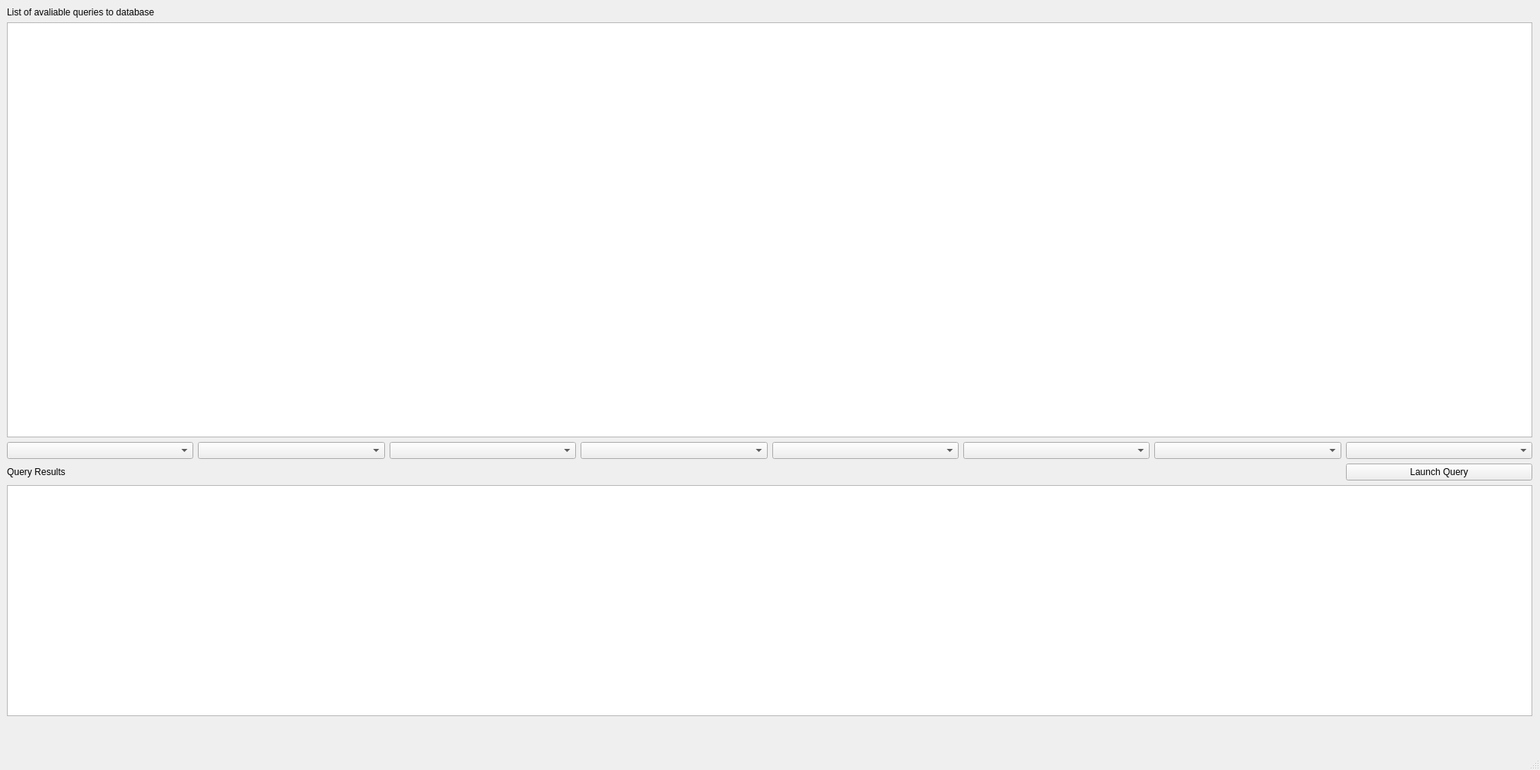
<?xml version="1.0" encoding="UTF-8"?>
<ui version="4.0">
    <class>MainWindow</class>
    <widget class="QMainWindow" name="MainWindow">
        <property name="geometry">
            <rect>
                <x>0</x>
                <y>0</y>
                <width>2000</width>
                <height>1000</height>
            </rect>
        </property>
        <property name="windowTitle">
            <string>MainWindow</string>
        </property>
        <widget class="QWidget" name="centralwidget">
            <widget class="QWidget" name="gridLayoutWidget">
                <property name="geometry">
                    <rect>
                        <x>9</x>
                        <y>9</y>
                        <width>1981</width>
                        <height>921</height>
                    </rect>
                </property>
                <layout class="QGridLayout" name="gridLayout">
                    <item row="0" column="0">
                        <widget class="QLabel" name="label">
                            <property name="text">
                                <string>List of avaliable queries to database</string>
                            </property>
                        </widget>
                    </item>
                    <item row="2" column="1">
                        <widget class="QComboBox" name="comboBox_2"/>
                    </item>
                    <item row="2" column="0">
                        <widget class="QComboBox" name="comboBox"/>
                    </item>
                    <item row="2" column="7">
                        <widget class="QComboBox" name="comboBox_8"/>
                    </item>
                    <item row="2" column="2">
                        <widget class="QComboBox" name="comboBox_3"/>
                    </item>
                    <item row="2" column="6">
                        <widget class="QComboBox" name="comboBox_7"/>
                    </item>
                    <item row="2" column="4">
                        <widget class="QComboBox" name="comboBox_5"/>
                    </item>
                    <item row="2" column="5">
                        <widget class="QComboBox" name="comboBox_6"/>
                    </item>
                    <item row="2" column="3">
                        <widget class="QComboBox" name="comboBox_4"/>
                    </item>
                    <item row="3" column="7">
                        <widget class="QPushButton" name="pushButton">
                            <property name="text">
                                <string>Launch Query</string>
                            </property>
                        </widget>
                    </item>
                    <item row="3" column="0">
                        <widget class="QLabel" name="label_2">
                            <property name="text">
                                <string>Query Results</string>
                            </property>
                        </widget>
                    </item>
                    <item row="1" column="0" colspan="8">
                        <widget class="QTableWidget" name="tableWidget"/>
                    </item>
                    <item row="4" column="0" colspan="8">
                        <widget class="QTextBrowser" name="textBrowser">
                            <property name="maximumSize">
                                <size>
                                    <width>16777215</width>
                                    <height>300</height>
                                </size>
                            </property>
                        </widget>
                    </item>
                </layout>
            </widget>
        </widget>
        <widget class="QStatusBar" name="statusbar"/>
    </widget>
    <resources/>
    <connections/>
</ui>
